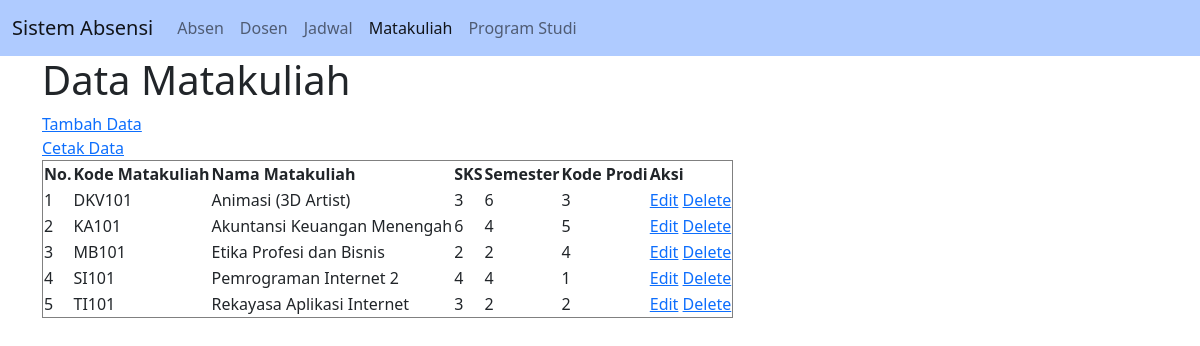
Screenshot of /mkuliah.php with the database file from the repository.
### tables this page shows
CREATE TABLE `tblmkuliah` (
  `kodemk` varchar(15) NOT NULL,
  `namamk` varchar(60) NOT NULL,
  `sks` int(2) NOT NULL,
  `smt` int(1) NOT NULL,
  `kodeprodi` varchar(1) NOT NULL
);

### connection.php (called while the page is built)
<?php
class Connection
{
	 public function get_connection()
	 {
		 $host = "localhost";
		 $database = "absensi_mahasiswa";
		 $username = "root";
		 $password = "";
		 $connect = new mysqli($host, $username, $password, $database);
		 return $connect;
	 }
}

### model.php (called while the page is built, shortened)
<?php
include 'connection.php';
class Model extends Connection
{
public function __construct()
 {
 $this->conn = $this->get_connection();
 }
public function tampil_data_mkuliah()
{
    $sql = "SELECT * FROM tblmkuliah";
    $bind = $this->conn->query($sql);
    while ($obj = $bind->fetch_object()) {
        $baris[] = $obj;
    }
    if(!empty($baris)){
        return $baris;
    }
}
}

### mkuliah.php (the view, shortened to what this page needs)
<?php
include 'model.php';
$model = new Model();
$index = 1;
?>
<!doctype html>
<html lang="en">
<head>
    <link href="https://cdn.jsdelivr.net/npm/bootstrap@5.0.0-beta3/dist/css/bootstrap.min.css" rel="stylesheet">
</head>
<body>
<nav class="navbar navbar-expand-lg navbar-light" style="background-color: #AFCBFF;">
  <div class="container-fluid">
    <a class="navbar-brand" href="index.php">Sistem Absensi</a>
    <div class="collapse navbar-collapse" id="navbarNav">
      <ul class="navbar-nav">
        <li class="nav-item">
          <a class="nav-link" aria-current="page" href="index.php">Absen</a>
        </li>
        <li class="nav-item">
          <a class="nav-link" href="dosen.php">Dosen</a>
        </li>
        <li class="nav-item">
          <a class="nav-link" href="jadwal.php">Jadwal</a>
        </li>
        <li class="nav-item">
          <a class="nav-link active" href="mkuliah.php">Matakuliah</a>
        </li>
        <li class="nav-item">
          <a class="nav-link" href="prodi.php">Program Studi</a>
        </li>
      </ul>
    </div>
  </div>
</nav>
<div class="container">
        <h1>Data Matakuliah</h1>
        <a href="create_mkuliah.php">Tambah Data</a>
        <br>
        <a href="print_mkuliah.php" target="_blank">Cetak Data</a>
        <br>
        <table border="1">
            <thead>
                <tr>
                    <th>No.</th>
                    <th>Kode Matakuliah</th>
                    <th>Nama Matakuliah</th>
                    <th>SKS</th>
                    <th>Semester</th>
                    <th>Kode Prodi</th>
                    <th>Aksi</th>
                </tr>
            </thead>
            <tbody>
                <?php
                $result = $model->tampil_data_mkuliah();
                if (!empty($result)) {
                    foreach ($result as $data) : ?>
                        <tr>
                            <td><?= $index++ ?></td>
                            <td><?= $data->kodemk ?></td>
                            <td><?= $data->namamk ?></td>
                            <td><?= $data->sks ?></td>
                            <td><?= $data->smt ?></td>
                            <td><?= $data->kodeprodi ?></td>
                            <td>
                                <a name="edit" id="edit" href="edit_mkuliah.php?id=<?= $data->kodemk ?>">Edit</a>
                                <a name="hapus" id="hapus" href="proses.php?mkuliah_id=<?= $data->kodemk ?>">Delete</a>
                            </td>
                        </tr>
                    <?php endforeach;
                } else { ?>
                <tr>
                    <td colspan="9">Belum ada data pada tabel matakuliah.</td>
                </tr>
                <?php } ?>
            </tbody>
        </table>
    </div>
</body>
</html>

### rows the page displays
tblmkuliah: kodemk "DKV101", namamk "Animasi (3D Artist)", sks "3", smt "6", kodeprodi "3"
tblmkuliah: kodemk "KA101", namamk "Akuntansi Keuangan Menengah", sks "6", smt "4", kodeprodi "5"
tblmkuliah: kodemk "MB101", namamk "Etika Profesi dan Bisnis", sks "2", smt "2", kodeprodi "4"
tblmkuliah: kodemk "SI101", namamk "Pemrograman Internet 2", sks "4", smt "4", kodeprodi "1"
tblmkuliah: kodemk "TI101", namamk "Rekayasa Aplikasi Internet", sks "3", smt "2", kodeprodi "2"
